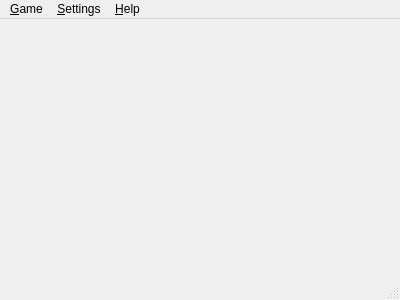
<?xml version="1.0" encoding="UTF-8"?>
<ui version="4.0">
 <class>IQPuzzle</class>
 <widget class="QMainWindow" name="IQPuzzle">
  <property name="geometry">
   <rect>
    <x>0</x>
    <y>0</y>
    <width>400</width>
    <height>300</height>
   </rect>
  </property>
  <property name="sizePolicy">
   <sizepolicy hsizetype="Preferred" vsizetype="Preferred">
    <horstretch>0</horstretch>
    <verstretch>0</verstretch>
   </sizepolicy>
  </property>
  <property name="windowTitle">
   <string notr="true">iQPuzzle</string>
  </property>
  <property name="windowIcon">
   <iconset resource="res/iqpuzzle_resources.qrc">
    <normaloff>:/images/iqpuzzle_64x64.png</normaloff>:/images/iqpuzzle_64x64.png</iconset>
  </property>
  <property name="locale">
   <locale language="English" country="UnitedKingdom"/>
  </property>
  <widget class="QWidget" name="centralWidget"/>
  <widget class="QMenuBar" name="menuBar">
   <property name="geometry">
    <rect>
     <x>0</x>
     <y>0</y>
     <width>400</width>
     <height>30</height>
    </rect>
   </property>
   <widget class="QMenu" name="menuGame">
    <property name="title">
     <string>&amp;Game</string>
    </property>
    <widget class="QMenu" name="menuRandomGame">
     <property name="title">
      <string>R&amp;andom game</string>
     </property>
     <property name="icon">
      <iconset theme="media-playlist-shuffle"/>
     </property>
     <widget class="QMenu" name="menuAllAvailable">
      <property name="title">
       <string>All available</string>
      </property>
      <addaction name="actionAll"/>
      <addaction name="separator"/>
      <addaction name="actionEasy"/>
      <addaction name="actionMedium"/>
      <addaction name="actionHard"/>
     </widget>
     <widget class="QMenu" name="menuAllUnsolved">
      <property name="title">
       <string>All unsolved</string>
      </property>
      <addaction name="actionAllUnsolved"/>
      <addaction name="separator"/>
      <addaction name="actionEasyUnsolved"/>
      <addaction name="actionMediumUnsolved"/>
      <addaction name="actionHardUnsolved"/>
     </widget>
     <addaction name="menuAllAvailable"/>
     <addaction name="menuAllUnsolved"/>
    </widget>
    <addaction name="action_NewGame"/>
    <addaction name="menuRandomGame"/>
    <addaction name="action_RestartGame"/>
    <addaction name="separator"/>
    <addaction name="action_LoadGame"/>
    <addaction name="action_SaveGame"/>
    <addaction name="separator"/>
    <addaction name="action_PauseGame"/>
    <addaction name="action_Highscore"/>
    <addaction name="separator"/>
    <addaction name="action_Quit"/>
   </widget>
   <widget class="QMenu" name="menu_Help">
    <property name="title">
     <string>&amp;Help</string>
    </property>
    <addaction name="action_ReportBug"/>
    <addaction name="action_Info"/>
   </widget>
   <widget class="QMenu" name="menu_Settings">
    <property name="title">
     <string>&amp;Settings</string>
    </property>
    <addaction name="action_ZoomIn"/>
    <addaction name="action_ZoomOut"/>
    <addaction name="separator"/>
    <addaction name="action_Preferences"/>
   </widget>
   <addaction name="menuGame"/>
   <addaction name="menu_Settings"/>
   <addaction name="menu_Help"/>
  </widget>
  <widget class="QStatusBar" name="statusBar"/>
  <action name="action_NewGame">
   <property name="icon">
    <iconset theme="document-new">
     <normalon>:/images/menu/document-new.png</normalon>
    </iconset>
   </property>
   <property name="text">
    <string>Choose &amp;new game</string>
   </property>
  </action>
  <action name="action_Quit">
   <property name="icon">
    <iconset theme="application-exit">
     <normalon>:/images/menu/system-log-out.png</normalon>
    </iconset>
   </property>
   <property name="text">
    <string>&amp;Quit</string>
   </property>
  </action>
  <action name="action_Info">
   <property name="icon">
    <iconset theme="help-about">
     <normalon>:/images/menu/help-browser.png</normalon>
    </iconset>
   </property>
   <property name="text">
    <string>&amp;About</string>
   </property>
  </action>
  <action name="action_ZoomIn">
   <property name="icon">
    <iconset theme="zoom-in">
     <normalon>:/images/menu/list-add.png</normalon>
    </iconset>
   </property>
   <property name="text">
    <string>Zoom &amp;In</string>
   </property>
  </action>
  <action name="action_ZoomOut">
   <property name="icon">
    <iconset theme="zoom-out">
     <normalon>:/images/menu/list-remove.png</normalon>
    </iconset>
   </property>
   <property name="text">
    <string>Zoom &amp;Out</string>
   </property>
  </action>
  <action name="action_RestartGame">
   <property name="enabled">
    <bool>false</bool>
   </property>
   <property name="icon">
    <iconset theme="view-refresh">
     <normalon>:/images/menu/view-refresh.png</normalon>
    </iconset>
   </property>
   <property name="text">
    <string>&amp;Restart game</string>
   </property>
  </action>
  <action name="action_SaveGame">
   <property name="enabled">
    <bool>false</bool>
   </property>
   <property name="icon">
    <iconset theme="document-save">
     <normalon>:/images/menu/document-save.png</normalon>
    </iconset>
   </property>
   <property name="text">
    <string>&amp;Save game</string>
   </property>
   <property name="toolTip">
    <string>Save game</string>
   </property>
  </action>
  <action name="action_LoadGame">
   <property name="icon">
    <iconset theme="document-open">
     <normalon>:/images/menu/document-open.png</normalon>
    </iconset>
   </property>
   <property name="text">
    <string>&amp;Load game</string>
   </property>
   <property name="toolTip">
    <string>Load game</string>
   </property>
  </action>
  <action name="action_PauseGame">
   <property name="checkable">
    <bool>true</bool>
   </property>
   <property name="enabled">
    <bool>false</bool>
   </property>
   <property name="icon">
    <iconset theme="media-playback-pause">
     <normalon>:/images/menu/media-playback-pause.png</normalon>
    </iconset>
   </property>
   <property name="text">
    <string>Pa&amp;use</string>
   </property>
  </action>
  <action name="action_Highscore">
   <property name="text">
    <string>&amp;Highscore</string>
   </property>
  </action>
  <action name="action_Preferences">
   <property name="icon">
    <iconset theme="preferences-system">
     <normalon>:/images/menu/preferences-system.png</normalon>
    </iconset>
   </property>
   <property name="text">
    <string>&amp;Configure iQPuzzle...</string>
   </property>
  </action>
  <action name="action_ReportBug">
   <property name="text">
    <string>Report &amp;bug</string>
   </property>
  </action>
  <action name="actionEasy">
   <property name="text">
    <string>Easy</string>
   </property>
  </action>
  <action name="actionMedium">
   <property name="text">
    <string>Medium</string>
   </property>
  </action>
  <action name="actionHard">
   <property name="text">
    <string>Hard</string>
   </property>
  </action>
  <action name="actionAll">
   <property name="text">
    <string>All</string>
   </property>
  </action>
  <action name="actionAllUnsolved">
   <property name="text">
    <string>All</string>
   </property>
  </action>
  <action name="actionEasyUnsolved">
   <property name="text">
    <string>Easy</string>
   </property>
  </action>
  <action name="actionMediumUnsolved">
   <property name="text">
    <string>Medium</string>
   </property>
  </action>
  <action name="actionHardUnsolved">
   <property name="text">
    <string>Hard</string>
   </property>
  </action>
 </widget>
 <layoutdefault spacing="6" margin="11"/>
 <resources>
  <include location="res/iqpuzzle_resources.qrc"/>
 </resources>
 <connections/>
</ui>
